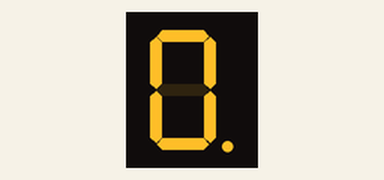
This sketch was run on a simulated Arduino Uno, built with avr-gcc and run on an emulated ATmega328P. On the bench: 1-digit seven-segment display. Wiring (inferred from the names in the program): 1-digit 7-segment display, segments lit when LOW: segments pin 2, pin 3, pin 4, pin 5, pin 6, pin 7, pin 8, pin 9. The segment pins are drawn as the display they are named for.

Above: at 0.1 s.
At 1.1 s:
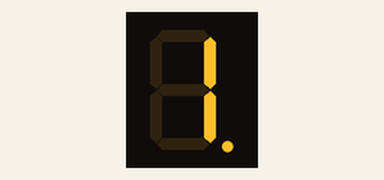
At 2.1 s:
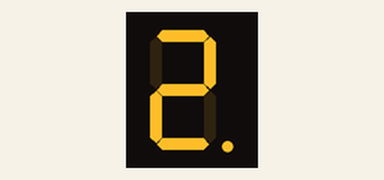
At 4.1 s:
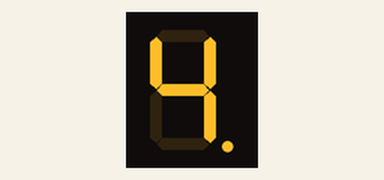
At 6.1 s:
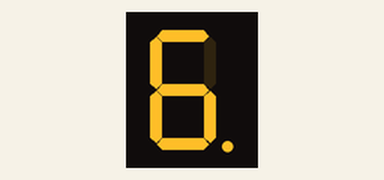
At 9.1 s:
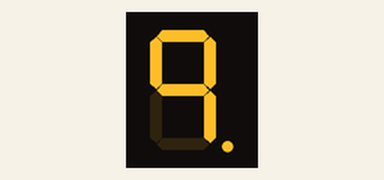

Measured:
- by itself, everything shown: repeats every 10.0 s, in 10 steps
- what the display in image 1 shows lasts 1.0 s, from 1.0 s to 2.0 s

The sketch:

FND_0-9.ino
```cpp
int seg[8] = { 2, 3, 4, 5, 6, 7, 8, 9 };
int i;

void setup() {
  for (i = 0; i < 8; i++) {
    pinMode(seg[i], OUTPUT);
  }
}

void loop() {
  digitalWrite(seg[0], LOW);
  digitalWrite(seg[1], LOW);
  digitalWrite(seg[2], LOW);
  digitalWrite(seg[3], LOW);
  digitalWrite(seg[4], LOW);
  digitalWrite(seg[5], LOW);
  digitalWrite(seg[6], HIGH);
  digitalWrite(seg[7], LOW);
  digitalWrite(seg[8], HIGH);
  delay(1000);

  digitalWrite(seg[0], HIGH);
  digitalWrite(seg[1], LOW);
  digitalWrite(seg[2], LOW);
  digitalWrite(seg[3], HIGH);
  digitalWrite(seg[4], HIGH);
  digitalWrite(seg[5], HIGH);
  digitalWrite(seg[6], HIGH);
  digitalWrite(seg[7], LOW);
  digitalWrite(seg[8], HIGH);
  delay(1000);

  digitalWrite(seg[0], LOW);
  digitalWrite(seg[1], LOW);
  digitalWrite(seg[2], HIGH);
  digitalWrite(seg[3], LOW);
  digitalWrite(seg[4], LOW);
  digitalWrite(seg[5], HIGH);
  digitalWrite(seg[6], LOW);
  digitalWrite(seg[7], LOW);
  digitalWrite(seg[8], HIGH);
  delay(1000);

  digitalWrite(seg[0], LOW);
  digitalWrite(seg[1], LOW);
  digitalWrite(seg[2], LOW);
  digitalWrite(seg[3], LOW);
  digitalWrite(seg[4], HIGH);
  digitalWrite(seg[5], HIGH);
  digitalWrite(seg[6], LOW);
  digitalWrite(seg[7], LOW);
  digitalWrite(seg[8], HIGH);
  delay(1000);

  digitalWrite(seg[0], HIGH);
  digitalWrite(seg[1], LOW);
  digitalWrite(seg[2], LOW);
  digitalWrite(seg[3], HIGH);
  digitalWrite(seg[4], HIGH);
  digitalWrite(seg[5], LOW);
  digitalWrite(seg[6], LOW);
  digitalWrite(seg[7], LOW);
  digitalWrite(seg[8], HIGH);
  delay(1000);

  digitalWrite(seg[0], LOW);
  digitalWrite(seg[1], HIGH);
  digitalWrite(seg[2], LOW);
  digitalWrite(seg[3], LOW);
  digitalWrite(seg[4], HIGH);
  digitalWrite(seg[5], LOW);
  digitalWrite(seg[6], LOW);
  digitalWrite(seg[7], LOW);
  digitalWrite(seg[8], HIGH);
  delay(1000);

  digitalWrite(seg[0], LOW);
  digitalWrite(seg[1], HIGH);
  digitalWrite(seg[2], LOW);
  digitalWrite(seg[3], LOW);
  digitalWrite(seg[4], LOW);
  digitalWrite(seg[5], LOW);
  digitalWrite(seg[6], LOW);
  digitalWrite(seg[7], LOW);
  digitalWrite(seg[8], HIGH);
  delay(1000);

  digitalWrite(seg[0], LOW);
  digitalWrite(seg[1], LOW);
  digitalWrite(seg[2], LOW);
  digitalWrite(seg[3], HIGH);
  digitalWrite(seg[4], HIGH);
  digitalWrite(seg[5], HIGH);
  digitalWrite(seg[6], HIGH);
  digitalWrite(seg[7], LOW);
  digitalWrite(seg[8], HIGH);
  delay(1000);

  digitalWrite(seg[0], LOW);
  digitalWrite(seg[1], LOW);
  digitalWrite(seg[2], LOW);
  digitalWrite(seg[3], LOW);
  digitalWrite(seg[4], LOW);
  digitalWrite(seg[5], LOW);
  digitalWrite(seg[6], LOW);
  digitalWrite(seg[7], LOW);
  digitalWrite(seg[8], HIGH);
  delay(1000);

  digitalWrite(seg[0], LOW);
  digitalWrite(seg[1], LOW);
  digitalWrite(seg[2], LOW);
  digitalWrite(seg[3], HIGH);
  digitalWrite(seg[4], HIGH);
  digitalWrite(seg[5], LOW);
  digitalWrite(seg[6], LOW);
  digitalWrite(seg[7], LOW);
  digitalWrite(seg[8], HIGH);
  delay(1000);
}
```
